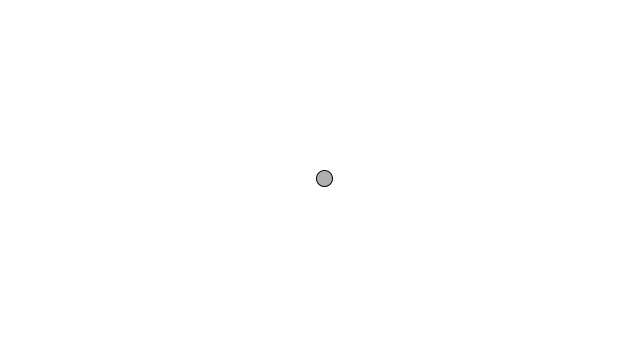
Frame 1 (no input)
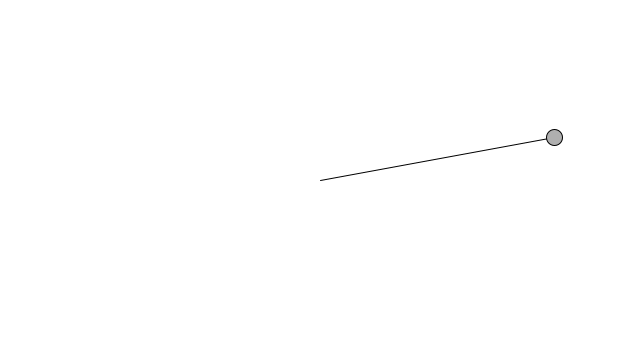
Frame 60 (the mouse pressed at the canvas centre just before this capture)
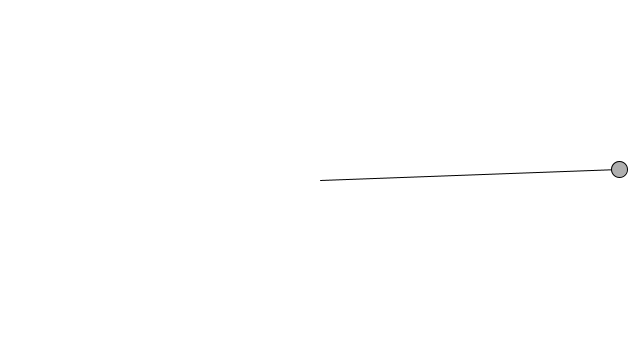
Frame 120 (the mouse held since frame 60 and released just before this capture)

The Processing sketch that drew these frames (run headless with seeded random() and noise(); from frame 60 on, the mouse is pressed at the canvas centre):

// Processing sketch: noc03_12_oscillator_basic
// ── noc03_12_oscillator_basic.pde

Oscillator oscillator;


void setup() {
  size(640,360);
  
  oscillator = new Oscillator();
}

void draw() {
  background(255);
  
  oscillator.oscillate();
  oscillator.display();
  
  
  
}
// ── Oscillator.pde
class Oscillator {
  
  PVector angle;
  
  PVector velocity;
  PVector amplitude;
  
  Oscillator() {
    angle = new PVector();
    
    velocity = new PVector(random(-0.05,0.05), random(-0.05, 0.05));
    amplitude = new PVector(random(width/2), random(height/2));
    
    
  }
  
  void oscillate() {
    angle.add(velocity);
  }
  
  void display() {
    float x = sin(angle.x) * amplitude.x;
    float y = sin(angle.y) * amplitude.y;
    
    pushMatrix();
    translate(width/2, height/2);
    stroke(0);
    fill(175);
    
    line(0,0,x,y);
    
    ellipse(x,y,16,16);
    
    popMatrix();
    
    
  }
  
}
